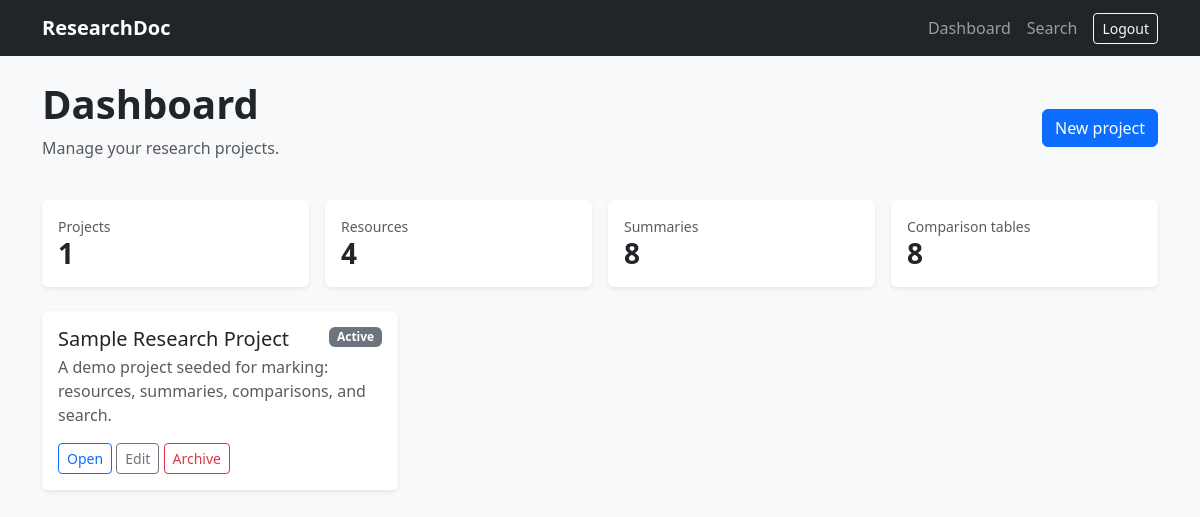
The app's page /dashboard/ (signed in) with its own data.
### research/models.py (models this page shows, shortened)
class ResearchProject(models.Model):
    STATUS_CHOICES = [
        ("active", "Active"),
        ("on_hold", "On hold"),
        ("completed", "Completed"),
    ]
    owner = models.ForeignKey(settings.AUTH_USER_MODEL, on_delete=models.CASCADE)
    title = models.CharField(max_length=200)
    description = models.TextField(blank=True)
    status = models.CharField(max_length=20, choices=STATUS_CHOICES, default="active")
    is_archived = models.BooleanField(default=False)
    created_at = models.DateTimeField(auto_now_add=True)
    updated_at = models.DateTimeField(auto_now=True)

### research/views.py (the view)
# urls.py: path("dashboard/", views.dashboard, name="dashboard"),
@login_required
def dashboard(request):
    projects = ResearchProject.objects.filter(owner=request.user, is_archived=False).order_by("-updated_at")
    stats = {
        "projects": projects.count(),
        "resources": Resource.objects.filter(project__owner=request.user, is_archived=False).count(),
        "summaries": ResearchSummary.objects.filter(project__owner=request.user, is_archived=False).count(),
        "tables": ComparisonTable.objects.filter(project__owner=request.user, is_archived=False).count(),
    }
    return render(request, "research/dashboard.html", {"projects": projects, "stats": stats})

### research/templates/research/dashboard.html (shortened to what this page needs)
{% extends "research/base.html" %}
{% block content %}
<div class="d-flex justify-content-between align-items-center mb-4">
  <div>
    <h1 class="fw-bold">Dashboard</h1>
    <p class="text-muted">Manage your research projects.</p>
  </div>
  <a href="{% url 'project_create' %}" class="btn btn-primary">New project</a>
</div>
<div class="row g-3 mb-4">
  <div class="col-6 col-lg-3">
    <div class="card shadow-sm border-0">
      <div class="card-body">
        <div class="text-muted small">Projects</div>
        <div class="h3 fw-bold mb-0">{{ stats.projects }}</div>
      </div>
    </div>
  </div>
  <div class="col-6 col-lg-3">
    <div class="card shadow-sm border-0">
      <div class="card-body">
        <div class="text-muted small">Resources</div>
        <div class="h3 fw-bold mb-0">{{ stats.resources }}</div>
      </div>
    </div>
  </div>
  <div class="col-6 col-lg-3">
    <div class="card shadow-sm border-0">
      <div class="card-body">
        <div class="text-muted small">Summaries</div>
        <div class="h3 fw-bold mb-0">{{ stats.summaries }}</div>
      </div>
    </div>
  </div>
  <div class="col-6 col-lg-3">
    <div class="card shadow-sm border-0">
      <div class="card-body">
        <div class="text-muted small">Comparison tables</div>
        <div class="h3 fw-bold mb-0">{{ stats.tables }}</div>
      </div>
    </div>
  </div>
</div>
<div class="row">
  {% for project in projects %}
    <div class="col-md-4 mb-3">
      <div class="card h-100 shadow-sm border-0">
        <div class="card-body">
          <div class="d-flex justify-content-between align-items-start gap-2">
            <h5 class="mb-1">{{ project.title }}</h5>
            <span class="badge text-bg-secondary">{{ project.get_status_display }}</span>
          </div>
          <p class="text-muted">{{ project.description|truncatewords:20 }}</p>
          <a href="{% url 'project_detail' project.pk %}" class="btn btn-sm btn-outline-primary">Open</a>
          <a href="{% url 'project_edit' project.pk %}" class="btn btn-sm btn-outline-secondary">Edit</a>
          <a href="{% url 'project_archive' project.pk %}" class="btn btn-sm btn-outline-danger">Archive</a>
        </div>
      </div>
    </div>
  {% endfor %}
</div>
{% endblock %}

### records on screen
ResearchProject: title "Sample Research Project", status "Active", description "A demo project seeded for marking: resources, summaries, comparisons, and search."

### other values on screen
{{ stats.projects }} "1"
{{ stats.resources }} "4"
{{ stats.summaries }} "8"
{{ stats.tables }} "8"
